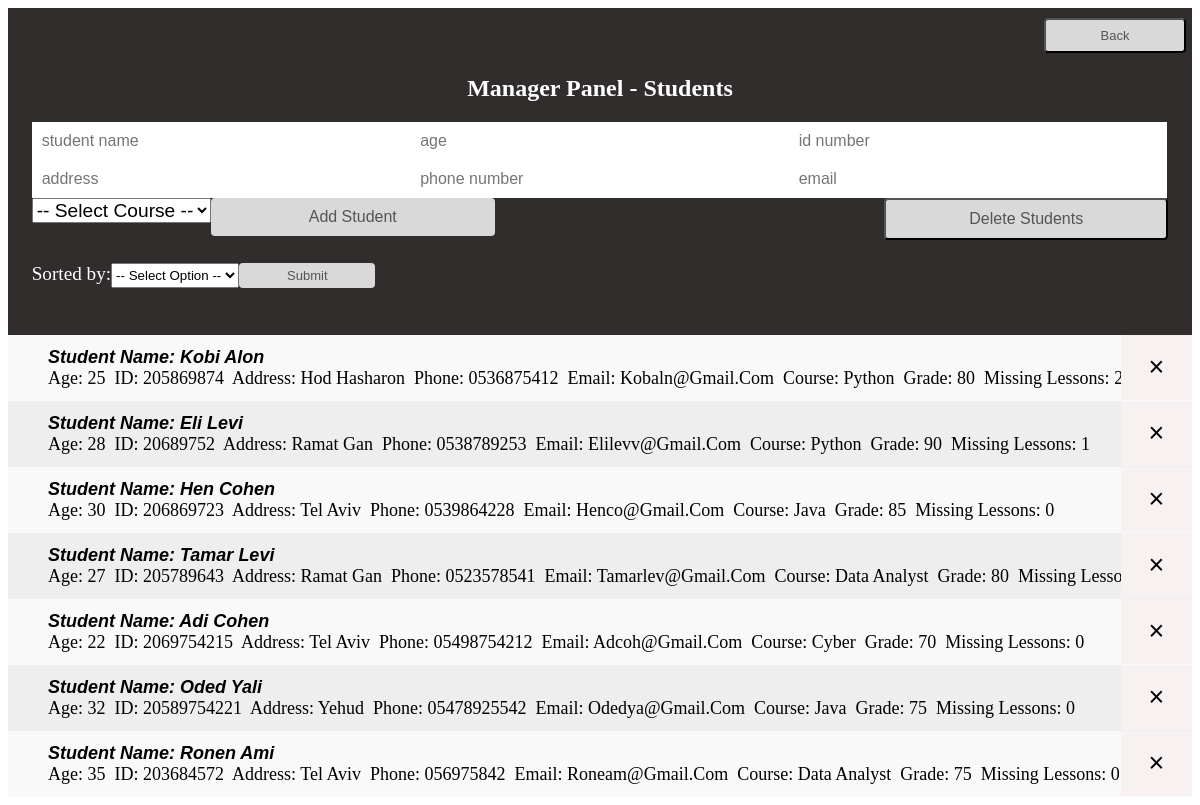
/manager/manage_students (signed in), run on an earlier commit of the app's database.
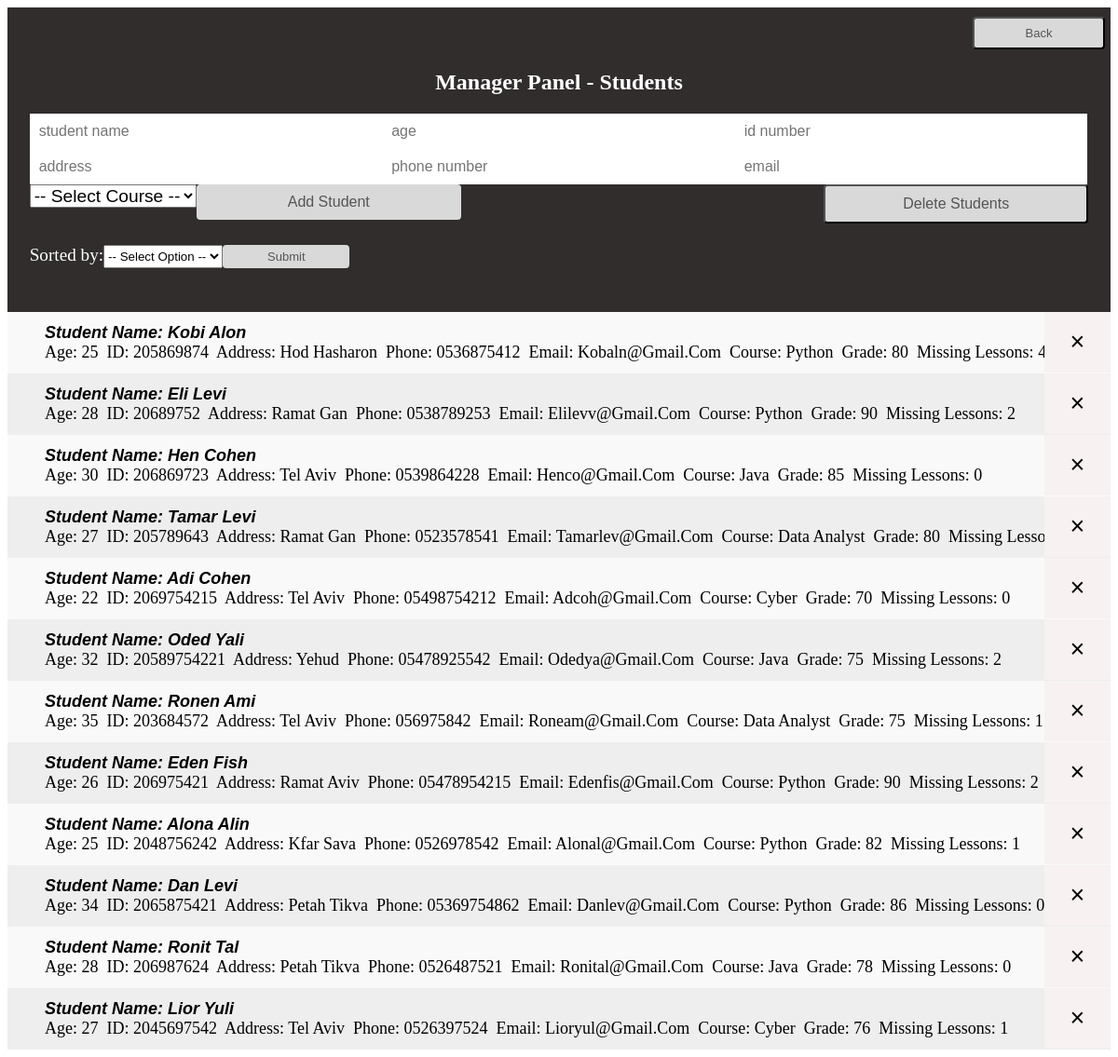
And on a later commit of the database.
### tables this page shows
CREATE TABLE students(StudentName TEXT UNIQUE,             Age INTEGER NOT NULL,             ID TEXT UNIQUE,             Address TEXT NOT NULL,             Phone TEXT UNIQUE,             Email TEXT UNIQUE,             Course TEXT NOT NULL,             Grade INTEGER,             MissingLessons INTEGER,             CONSTRAINT my_Check CHECK(StudentName !=''             AND Age !='' AND Age > 20 AND Age < 60             AND ID !=''             AND Address !=''             AND Phone !=''             AND Email !=''             AND Course !='' AND Course != 'Select'             AND Grade >= 0 AND Grade <= 100             AND MissingLessons >= 0));

### app.py (the view)
@app.route("/manager/manage_students")
def manage_students():
    try:
        student = Students()
        return render_template("manage_students.html", students = student.students, courses = course.create_courses())
    except:
        return render_template("manage_students.html")

### app.py (called while the page is built)
def is_logged_in():
    return 'username' in session

@app.before_request
def auth():
    if not is_logged_in() and request.endpoint not in unauthorized_paths:
        return redirect(url_for('login'))

### modules/course.py (called while the page is built)
    def create_courses(self):
        self.courses_obj = []
        self.courses = []
        with sqlite3.connect(DB_FILE_NAME) as conn:
            mycursor = conn.cursor()
            courses_data = [c for c in mycursor.execute("SELECT * FROM courses")]
            for c in courses_data:
                self.courses_obj.append(Course(name = c[0], teacher_name = c[1], teacher_email = c[2], students_number = c[3], average_grade = c[4], passed_percentage = c[5]))
            for c in self.courses_obj:
                self.courses.append((c.name, c.teacher_name, c.teacher_email, c.students_number, c.average_grade, c.passed_percentage))
        return self.courses

### modules/student.py (called while the page is built)
    def create_students_table(self):
        with sqlite3.connect(DB_FILE_NAME) as conn:
            mycursor = conn.cursor()
            mycursor.execute("CREATE TABLE IF NOT EXISTS \
            students(StudentName TEXT UNIQUE, \
            Age INTEGER NOT NULL, \
            ID TEXT UNIQUE, \
            Address TEXT NOT NULL, \
            Phone TEXT UNIQUE, \
            Email TEXT UNIQUE, \
            Course TEXT NOT NULL, \
            Grade INTEGER, \
            MissingLessons INTEGER, \
            CONSTRAINT my_Check CHECK(StudentName !='' \
            AND Age !='' AND Age > 20 AND Age < 60 \
            AND ID !='' \
            AND Address !='' \
            AND Phone !='' \
            AND Email !='' \
            AND Course !='' AND Course != 'Select' \
            AND Grade >= 0 AND Grade <= 100 \
            AND MissingLessons >= 0))")

    def create_students(self):
        self.students_obj = []
        self.students = []
        with sqlite3.connect(DB_FILE_NAME) as conn:
            mycursor = conn.cursor()
            students_data = [s for s in mycursor.execute("SELECT * FROM students")]
            for s in students_data:
                self.students_obj.append(Student(name = s[0], age = s[1], id_ = s[2], address = s[3], phone = s[4], email = s[5], course = s[6], grade = s[7], missing = s[8]))
            for s in self.students_obj:
                self.students.append((s.name, s.age, s.id_, s.address, s.phone, s.email, s.course, s.grade, s.missing))
        return self.students

### templates/manage_students.html (shortened to what this page needs)
<!DOCTYPE html>
<html lang="en">
<head>
     <link rel="stylesheet" href="../static/stylet.css">
</head>
<body>
     <div class="header">
          <h2>Manager Panel - Students</h2>
          <form action="/manage_students/add_student" method="POST">
               <input type="text" name="name" placeholder="student name" autofocus>
               <input type="number" name="age" placeholder="age">
               <input type="number" name="id_" placeholder="id number">
               <input type="text" name="address" placeholder="address">
               <input type="number" name="phone" placeholder="phone number">
               <input type="email" name="email" placeholder="email">
               <div class="course">
                    <select name="course" id="course">
                       <option value="Select">-- Select Course --</option>
                    </select>
               </div>
               <input type="submit" value="Add Student" class="IButton">
               <a href="/manage_students/delete_students"><button type="button" class="RButton">Delete Students</button></a>
          </form>
          <a href="/manager"><button type="button" class="TButton">Back</button></a>
          <form action="/manage_students/sorting_students" method="POST">
               <div class="sorting">
               <label for="sort">Sorted by:</label>
               <select name="sortedby" id="sort">
                    <option value="Select">-- Select Option --</option>
               </select>
               <input type="submit" value="Submit" class="SButton">
               </div>
          </form>
     </div>
     <ul>
          {% for name,age,id,address,phone,email,course,grade,missing in students %}
               <div>
               <form action="/manage_students/delete_student" method="POST">
                    <a class="bold">Student Name: {{name}}</a><br>
                    <a>Age: {{age}}&nbsp</a>
                    <a>ID: {{id}}&nbsp</a>
                    <a>Address: {{address}}&nbsp</a>
                    <a>Phone: {{phone}}&nbsp</a>
                    <a>Email: {{email}}&nbsp</a>
                    <a>Course: {{course}}&nbsp</a>
                    <a>Grade: {{grade}}&nbsp</a>
                    <a>Missing Lessons: {{missing}}</a>
                    <input type="submit" value="&#215;" class="close">
               </form>
               </div>
          {% endfor %}
     </ul>
</body>
</html>

### static/stylet.css (style rules this page uses)
* { box-sizing: border-box; }
ul { list-style-type: none; padding: 0; margin: 0; }
ul div { cursor: pointer; position: relative; padding: 12px 8px 12px 40px; background: #eee; font-size: 18px; transition: 0.2s; }
ul div:nth-child(odd) { background: #f9f9f9; }
.header { position: relative; background-color: #312d2d; padding: 4% 2%; color: white; text-align: center; }
.header:after { content: ""; display: table; clear: both; }
input { margin: 0; border: none; border-radius: 0; width: 33.3%; padding: 10px; float: left; font-size: 16px; }
.IButton { padding: 10px; width: 25%; background: #d9d9d9; color: #555; text-align: center; font-size: 16px; cursor: pointer; transition: 0.3s; border-radius: 4px; }
.SButton { padding: 5px; width: 12%; background: #d9d9d9; color: #555; text-align: center; font-size: 13px; cursor: pointer; transition: 0.3s; border-radius: 4px; }
.RButton { padding: 10px; width: 25%; background: #d9d9d9; color: #555; text-align: center; font-size: 16px; cursor: pointer; float: right; transition: 0.3s; border-radius: 4px; }
.TButton { position: absolute; right: 0.5%; top: 3%; padding: 8px; width: 12%; background: #d9d9d9; color: #555; text-align: center; font-size: 13px; cursor: pointer; transition: 0.3s; border-radius: 4px; }
.bold { font-weight: bold; font-style: italic; font-family: Arial, Helvetica, sans-serif; }
.close { position: absolute; right: 0; top: 0; width: 6%; background: rgb(247, 241, 241); font-size: 150%; padding: 17px 20px 17px 20px; }
.sorting { display: flex; position: relative; float: left; width: 100%; margin-left: 0; margin-top: 2%; font-size: 120%; }
.course { display: flex; position: relative; float: left; margin-left: 0; }
.course select { font-size: 120%; font-family: Arial, Helvetica, sans-serif; }

What changed in the data, as far as the page shows it:
changed students "Kobi Alon": MissingLessons "2" → "4"
changed students "Eli Levi": MissingLessons "1" → "2"
changed students "Oded Yali": MissingLessons "0" → "2"
changed students "Ronen Ami": MissingLessons "0" → "1"
added students: StudentName "Eden Fish", Age "26", ID "206975421", Address "Ramat Aviv", Phone "05478954215", Email "Edenfis@Gmail.Com", Course "Python", Grade "90", MissingLessons "2"
added students: StudentName "Alona Alin", Age "25", ID "2048756242", Address "Kfar Sava", Phone "0526978542", Email "Alonal@Gmail.Com", Course "Python", Grade "82", MissingLessons "1"
added students: StudentName "Dan Levi", Age "34", ID "2065875421", Address "Petah Tikva", Phone "05369754862", Email "Danlev@Gmail.Com", Course "Python", Grade "86", MissingLessons "0"
added students: StudentName "Ronit Tal", Age "28", ID "206987624", Address "Petah Tikva", Phone "0526487521", Email "Ronital@Gmail.Com", Course "Java", Grade "78", MissingLessons "0"
added students: StudentName "Lior Yuli", Age "27", ID "2045697542", Address "Tel Aviv", Phone "0526397524", Email "Lioryul@Gmail.Com", Course "Cyber", Grade "76", MissingLessons "1"
